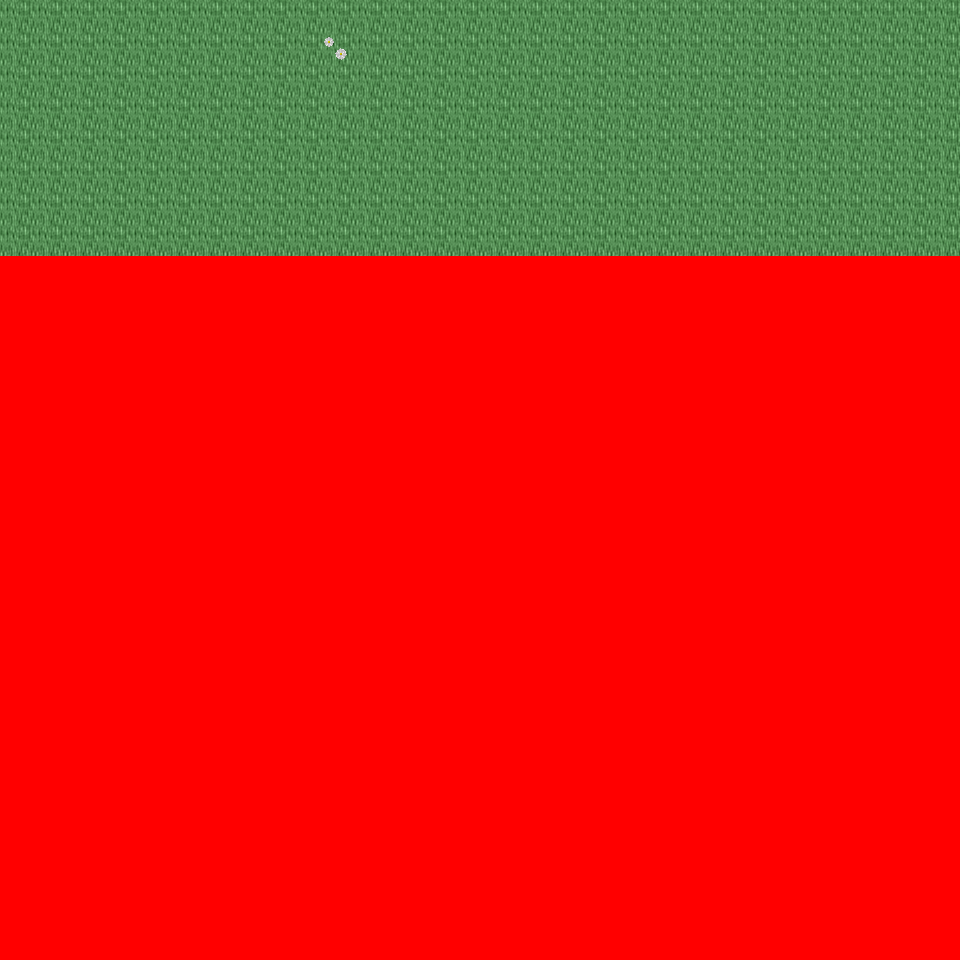

Rendered tile map (Tiled .tmx) drawn with the repository's tilesets; below, a short description and the map source with its tile grids summarised:
An orthogonal 30x30 tile map with 32x32 px tiles, 6 tile layers (Ground, Object, Object2, Above, ...), 17 tilesets and 3 objects (3x mapchange).

<map version="1.0" orientation="orthogonal" renderorder="right-down" width="30" height="30" tilewidth="32" tileheight="32" nextobjectid="4">
  <tileset firstgid="1" name="tileset_logic_collision" tilewidth="32" tileheight="32" tilecount="1" columns="1">
    <image source="../drawable/tileset_logic_collision.png" width="32" height="32" />
  </tileset>
  <tileset firstgid="2" name="tileset_ground_ground" tilewidth="32" tileheight="32" tilecount="33" columns="3">
    <image source="../drawable/tileset_ground_ground.png" width="96" height="352" />
  </tileset>
  <tileset firstgid="35" name="tileset_ground_rock_pebbles" tilewidth="32" tileheight="32" tilecount="3" columns="1">
    <image source="../drawable/tileset_ground_rock_pebbles.png" width="32" height="96" />
  </tileset>
  <tileset firstgid="38" name="tileset_ground_grass_corners" tilewidth="32" tileheight="32" tilecount="24" columns="6">
    <image source="../drawable/tileset_ground_grass_corners.png" width="192" height="128" />
  </tileset>
  <tileset firstgid="62" name="tileset_ground_grass_edges" tilewidth="32" tileheight="32" tilecount="36" columns="12">
    <image source="../drawable/tileset_ground_grass_edges.png" width="384" height="96" />
  </tileset>
  <tileset firstgid="98" name="tileset_ground_grass_2" tilewidth="32" tileheight="32" tilecount="21" columns="3">
    <image source="../drawable/tileset_ground_grass_2.png" width="96" height="224" />
  </tileset>
  <tileset firstgid="119" name="tileset_plant_leaves" tilewidth="32" tileheight="32" tilecount="8" columns="4">
    <image source="../drawable/tileset_plant_leaves.png" width="128" height="64" />
  </tileset>
  <tileset firstgid="127" name="tileset_plant_tree_tree_darkgreen" tilewidth="32" tileheight="32" tilecount="88" columns="8">
    <image source="../drawable/tileset_plant_tree_tree_darkgreen.png" width="256" height="352" />
  </tileset>
  <tileset firstgid="215" name="tileset_plant_tree_fall_trees" tilewidth="32" tileheight="32" tilecount="40" columns="8">
    <image source="../drawable/tileset_plant_tree_fall_trees.png" width="256" height="160" />
  </tileset>
  <tileset firstgid="255" name="tileset_plant_tree_pine_tree" tilewidth="32" tileheight="32" tilecount="20" columns="4">
    <image source="../drawable/tileset_plant_tree_pine_tree.png" width="128" height="160" />
  </tileset>
  <tileset firstgid="275" name="tileset_plant_stump_hollow_logs" tilewidth="32" tileheight="32" tilecount="6" columns="3">
    <image source="../drawable/tileset_plant_stump_hollow_logs.png" width="96" height="64" />
  </tileset>
  <tileset firstgid="281" name="tileset_plant_stump_small_stump" tilewidth="32" tileheight="32" tilecount="4" columns="2">
    <image source="../drawable/tileset_plant_stump_small_stump.png" width="64" height="64" />
  </tileset>
  <tileset firstgid="285" name="tileset_plant_stump_stump_purple" tilewidth="32" tileheight="32" tilecount="4" columns="2">
    <image source="../drawable/tileset_plant_stump_stump_purple.png" width="64" height="64" />
  </tileset>
  <tileset firstgid="289" name="tileset_plant_flower_daisy_blue" tilewidth="32" tileheight="32" tilecount="8" columns="2">
    <image source="../drawable/tileset_plant_flower_daisy_blue.png" width="64" height="128" />
  </tileset>
  <tileset firstgid="297" name="tileset_plant_flower_daisy_red" tilewidth="32" tileheight="32" tilecount="8" columns="2">
    <image source="../drawable/tileset_plant_flower_daisy_red.png" width="64" height="128" />
  </tileset>
  <tileset firstgid="305" name="tileset_plant_flower_daisy_white" tilewidth="32" tileheight="32" tilecount="8" columns="2">
    <image source="../drawable/tileset_plant_flower_daisy_white.png" width="64" height="128" />
  </tileset>
  <tileset firstgid="313" name="tileset_plant_flower_daisy_yellow" tilewidth="32" tileheight="32" tilecount="8" columns="2">
    <image source="../drawable/tileset_plant_flower_daisy_yellow.png" width="64" height="128" />
  </tileset>
  <layer name="Ground" width="30" height="30">
    <data>[900 cells, 240 non-empty, 1 distinct tile ids]</data>
  </layer>
  <layer name="Object" width="30" height="30">
    <data>[900 cells, 1 non-empty, 1 distinct tile ids]</data>
  </layer>
  <layer name="Object2" width="30" height="30">
    <data>[900 cells, 0 non-empty, 0 distinct tile ids]</data>
  </layer>
  <layer name="Above" width="30" height="30">
    <data>[900 cells, 0 non-empty, 0 distinct tile ids]</data>
  </layer>
  <layer name="Above2" width="30" height="30">
    <data>[900 cells, 0 non-empty, 0 distinct tile ids]</data>
  </layer>
  <layer name="Walkable" width="30" height="30">
    <data>[900 cells, 660 non-empty, 1 distinct tile ids]</data>
  </layer>
  <objectgroup name="MapEvents">
    <object id="1" name="north" type="mapchange" x="0" y="0" width="960" height="32">
      <properties>
        <property name="map" value="0_ados_mountain_n2_w2_x0_y3" />
        <property name="place" value="south" />
      </properties>
    </object>
    <object id="2" name="west" type="mapchange" x="0" y="0" width="32" height="256">
      <properties>
        <property name="map" value="0_deniran_forest_n2_w_x0_y4" />
        <property name="place" value="east" />
      </properties>
    </object>
    <object id="3" name="east" type="mapchange" x="928" y="0" width="32" height="256">
      <properties>
        <property name="map" value="0_ados_mountain_n2_w2_x1_y4" />
        <property name="place" value="west" />
      </properties>
    </object>
  </objectgroup>
</map>
